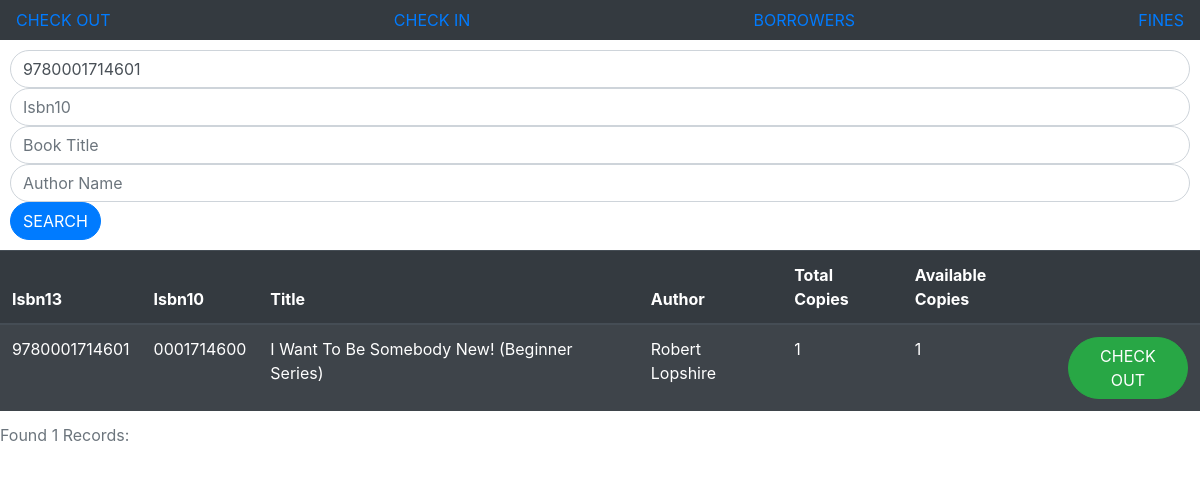
The page /davisdb/index.php?bookID=9780001714601 on the database its author committed.
### tables this page shows
CREATE TABLE `book` (
  `Isbn13` varchar(13) NOT NULL,
  `Isbn10` varchar(10) DEFAULT NULL,
  `Title` varchar(255) DEFAULT NULL,
  `Copies` int(10) NOT NULL DEFAULT '1',
  PRIMARY KEY (`Isbn13`)
);

### davisdb/index.php (the view, shortened to what this page needs)
<!DOCTYPE html>
<html lang="en">
<head>
    <link rel="stylesheet" href="https://stackpath.bootstrapcdn.com/bootstrap/4.3.1/css/bootstrap.min.css">
</head>
<body>
<nav class="navbar navbar-dark bg-dark">
        <a href='index.php' target='body'>CHECK OUT</a>
        <a href='checkIn.php' target='body'>CHECK IN</a>
        <a href='borrowers.php' target='body'>BORROWERS</a>
        <a href='fines.php' target='body'>FINES</a>
</nav>
<?php
if (isset($_GET['bookID']) || isset($_GET['bookID10']) ||isset($_GET['bookTitle']) || isset($_GET['bookAuthor']))
{
	if (isset($_GET['bookID']))
		$bookID=$_GET['bookID'];
	else
		$bookID='';
	if (isset($_GET['bookID10']))
		$bookID10=$_GET['bookID10'];
	else
		$bookID10='';
	if (isset($_GET['bookTitle']))
		$bookTitle=$_GET['bookTitle'];
	else
		$bookTitle='';
	if (isset($_GET['bookAuthor']))
		$bookAuthor=$_GET['bookAuthor'];
	else
		$bookAuthor='';
?>
	<form style="margin: 10px" action="index.php" method="get">
            <div><div><input type="text" name="bookID" class="form-control rounded-pill" placeholder="Isbn13" value="<?php echo $bookID?>"></div></div>
            <div><div><input type="text" name="bookID10" class="form-control rounded-pill" placeholder="Isbn10" value="<?php echo $bookID10?>"></div></div>
            <div><div><input type="text" name="bookTitle" class="form-control rounded-pill" placeholder="Book Title" value="<?php echo $bookTitle?>"></div></div>
            <div><div><input type="text" name="bookAuthor" class="form-control rounded-pill" placeholder="Author Name" value="<?php echo $bookAuthor?>"></div></div>
            <button type="submit" class="btn btn-primary rounded-pill">SEARCH</button>
    </form>
<?php
	include('config.php');
	$query= "SELECT BOOK.Isbn13, Isbn10, Title, GROUP_CONCAT(Name) AS Name, Copies FROM BOOK, BOOK_AUTHOR, AUTHOR WHERE BOOK.Isbn13 = BOOK_AUTHOR.Isbn13 AND BOOK_AUTHOR.Author_id = AUTHOR.Author_id AND BOOK.Isbn13 LIKE '%" . $bookID . "%' AND  BOOK.Isbn10 LIKE '%" . $bookID10 . "%'AND BOOK.Title LIKE '%" . $bookTitle . "%' AND AUTHOR.Name LIKE '%" . $bookAuthor . "%' GROUP BY BOOK.Isbn13, Isbn10, Title, Copies";
	$res= mysqli_query($conn,$query);
	$row = mysqli_num_rows($res);
	if($row>0){
?>
  	<table class="table table-striped table-dark">
        <caption>Found <?php echo $row;?> Records:</caption>
    <thead>
            <tr>
                <th>Isbn13</th>
                <th>Isbn10</th>
                <th>Title</th>
                <th>Author</th>
                <th>Total Copies</th>
                <th>Available Copies</th>
                <th></th>
            </tr>
        </thead>
        <tbody>
<?php
	while($resArray=mysqli_fetch_array($res))
	{
		$query1 = "SELECT * FROM BOOK_LOANS WHERE Isbn13 LIKE '" . $resArray['Isbn13'] . "' AND Date_in='0000-00-00'";
		$res1= mysqli_query($conn,$query1);
		$checkedOut = mysqli_num_rows($res1);
?>
     	<tr>
            <td><?php echo $resArray['Isbn13']; ?></td>
            <td><?php echo $resArray['Isbn10']; ?></td>
            <td><?php echo $resArray['Title']; ?></td>
            <td><?php echo $resArray['Name']; ?></td>
            <td><?php echo $resArray['Copies']; ?></td>
            <td><?php echo $resArray['Copies'] - $checkedOut; ?></td>
            <td>
            	<?php if(($resArray['Copies'] - $checkedOut) >0){
					?>
            		<button class="btn btn-success rounded-pill" type="button" id="<?php echo $resArray['Isbn13'];?>" findbookID="<?php echo $resArray['Isbn13']; ?>" onClick="checkout(this.id)">CHECK OUT</button>
            <?php
					        }
					  else{
		       ?>
					  <button class="disable btn btn-danger rounded-pill" type="button" disabled id="<?php echo $resArray['Isbn13'];?>"  findbookID="<?php echo $resArray['Isbn13']; ?>"  onClick="checkout(this.id)">CHECK OUT</button>
			<?php
                      }
			?>
            </td>
		</tr>
<?php
    }
?>
		</tbody>
	</table>
<?php
 }
	else{
?>
        <p class="g4 alert alert-danger" role="alert">No records found.</p>
<?php
	  }
}
?>
</body>
</html>

### rows shown on the page
book: Isbn13 "9780001714601", Isbn10 "0001714600", Title "I Want To Be Somebody New! (Beginner Series)", Name "Robert Lopshire", Copies "1", $resArray['Copies']-$checkedOut "1"

### other values the page prints
$row "1"
